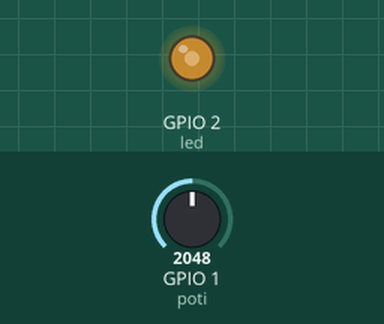
Simulated run of this program. Board: ESP32 board running MicroPython. Parts: output pins drawn as LEDs (lit = HIGH). The inputs (shaded band) are chosen by the test bench; at power-on: GPIO 1 (poti) = 2048 (analog values on the 0–4095 scale).

Above: at 1.2 s.
1.3 s: GPIO 1 (poti) set to 2866
At 2.0 s:
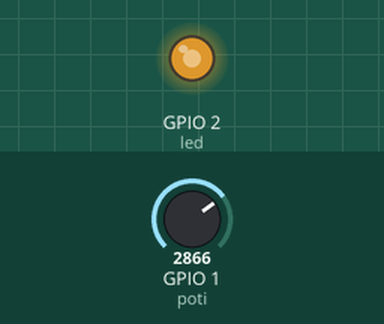
2.8 s: GPIO 1 (poti) set to 3603
At 4.0 s:
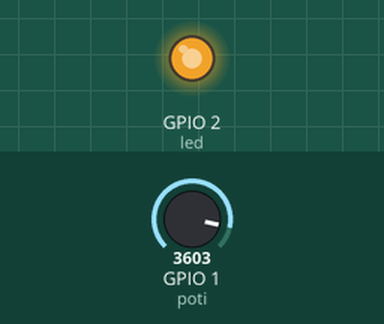
4.3 s: GPIO 1 (poti) set to 491
At 5.2 s:
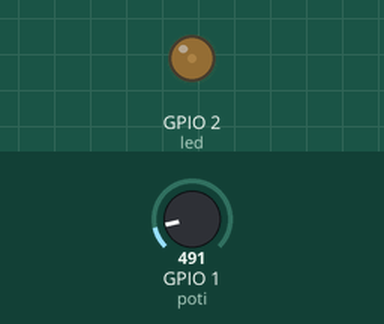
5.8 s: GPIO 1 (poti) set to 0
At 6.3 s:
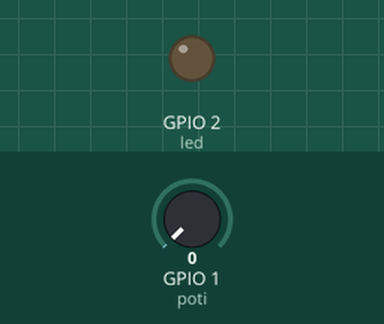
Timing chart, 0 to 8.3 s (numbered marks = the images above; inputs shaded):
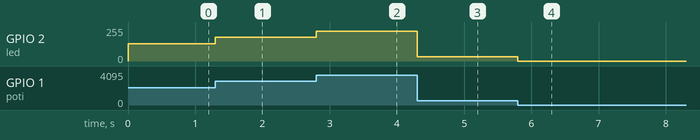

The program:

poti.py
```python
from machine import Pin, PWM, ADC

led = PWM(Pin(2), freq=1000)

poti = ADC(Pin(1))
poti.atten(ADC.ATTN_11DB)

def lies():
    inp = []

    for _ in range(16):
        inp.append(poti.read())
    return sum(inp)//len(inp)

def duty(wert):
    anteil = wert / 4095
    return int(anteil * 65535)

while True:
    led.duty_u16(duty(lies()))
```

Measured:
- after the input at 1.3 s, GPIO 2 (led): 128/255 → 178/255 at once
- after the input at 2.8 s, GPIO 2 (led): 178/255 → 224/255 at once
- after the input at 4.3 s, GPIO 2 (led): 224/255 → 31/255 at once
- after the input at 5.8 s, GPIO 2 (led): 31/255 → 0/255 at once
